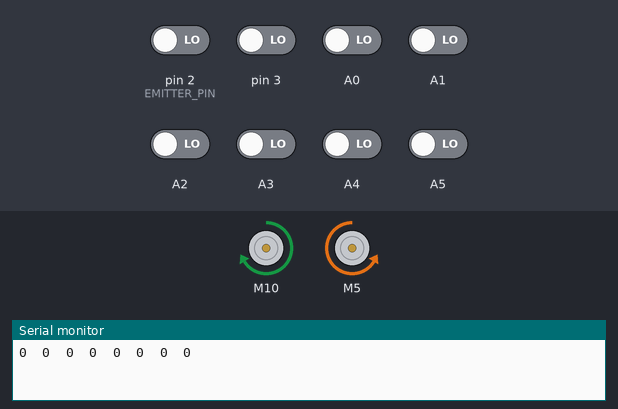
The sketch below on a simulated Arduino Uno, built with avr-gcc and run on an emulated ATmega328P. On the bench: 2 × DC motor (green arrow = forward, orange = backward, longer = faster), the last lines printed to the serial monitor. The inputs (shaded band) are chosen by the test bench; at power-on: A0–5, pin 2 (EMITTER_PIN), pin 3 LOW.

Above: at 5.7 s.
5.8 s: A5 driven HIGH
At 7.3 s:
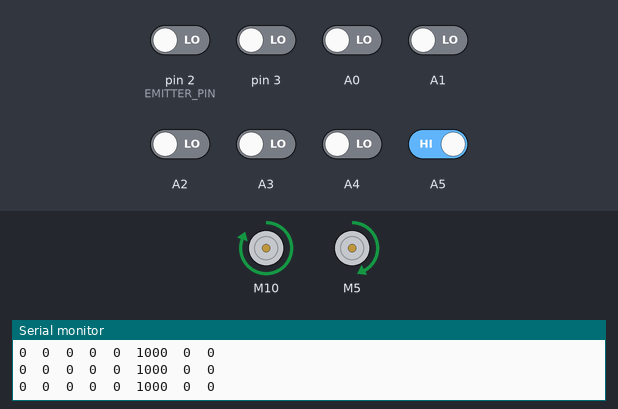
7.6 s: pin 2 (EMITTER_PIN) driven HIGH
At 8.1 s:
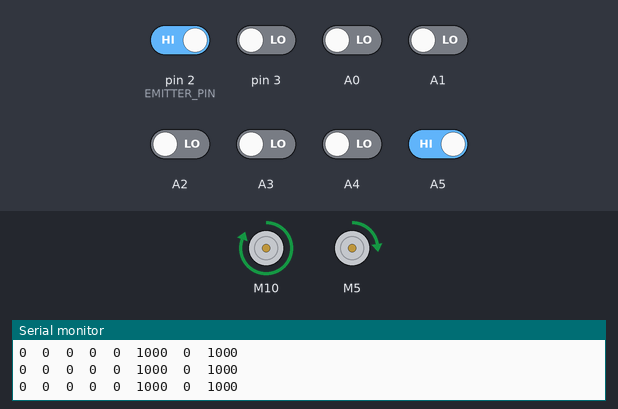
10.6 s: A0 driven HIGH
At 11.3 s:
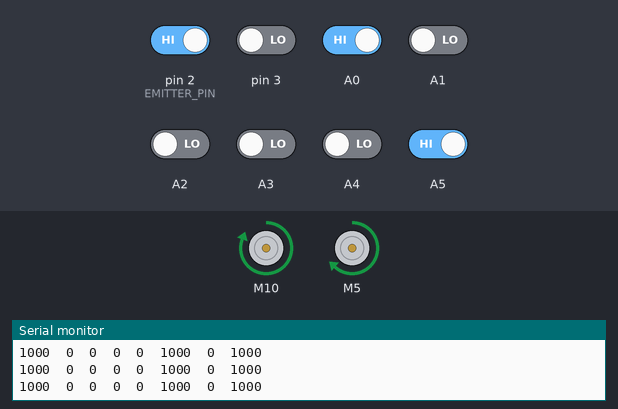
13.6 s: pin 3 driven HIGH
At 14.7 s:
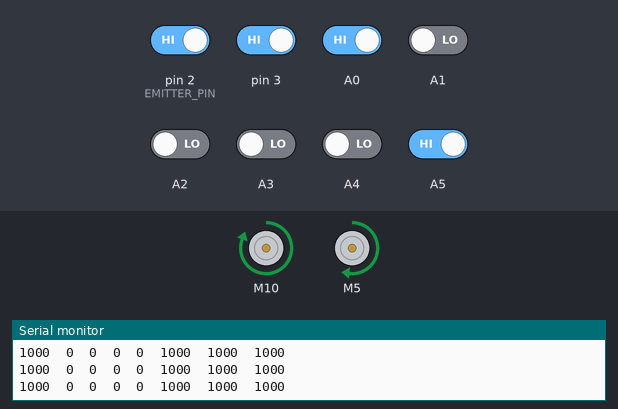
15.1 s: A2 driven HIGH
At 16.4 s:
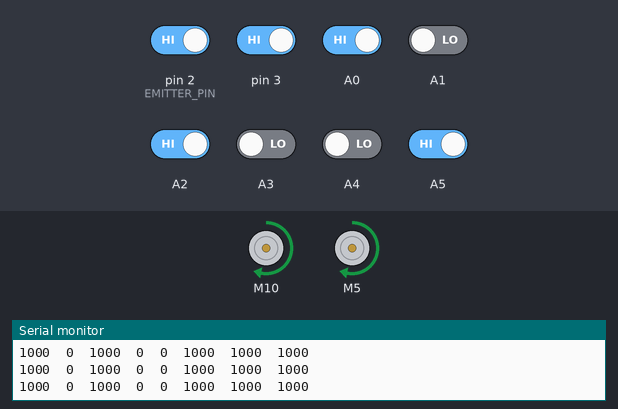
18.1 s: pin 3 driven LOW
At 19.6 s:
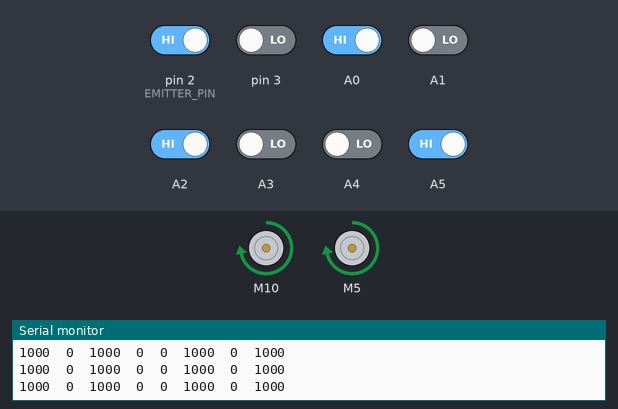
Timing chart, 0 to 20.6 s (numbered marks = the images above; inputs shaded):
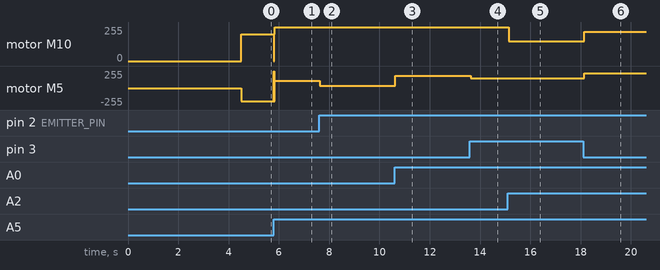

Measured:
- after the input at 5.8 s, motor M10: forward 200/255 → forward 255/255 at once; motor M5: backward 200/255 → forward 108/255 at once
- after the input at 7.6 s, motor M5: forward 108/255 → forward 33/255 at once
- after the input at 10.6 s, motor M5: forward 33/255 → forward 183/255 at once
- after the input at 13.6 s, motor M5: forward 183/255 → forward 145/255 at once
- after the input at 15.1 s, motor M10: forward 255/255 → forward 150/255 at once; motor M5: forward 145/255 → forward 150/255 at once
- after the input at 18.1 s, motor M10, motor M5: forward 150/255 → forward 220/255 at once

The sketch:

proper_turn.ino
```cpp
#include <QTRSensors.h>
#include <DRV8833.h>

#define KP 0.075
#define KD 0
#define KI 1/10000

#define normal_speed 220
#define max_speed 255
#define NUM_SENSORS   8
#define TIMEOUT       2500
#define EMITTER_PIN   2
//
//// Create an instance of the DRV8833:
DRV8833 driver = DRV8833();
const int inputA1 = 5, inputA2 = 6, inputB1 = 10, inputB2 = 11;
QTRSensorsRC qtrrc((unsigned char[]) {A0,A1,A2,A3,A4,A5,3,2},
  NUM_SENSORS, TIMEOUT, EMITTER_PIN);

unsigned int sensors[NUM_SENSORS];
unsigned int position=0;
unsigned int lastpos=0;
int error,motorspeed,lms,rms,lasterror;

void setup() {
Serial.begin(9600);


  for (int i = 0; i < 100; i++)  // make the calibration take about 10 seconds
  {
    qtrrc.calibrate();     delay(20);

  }

  driver.attachMotorA(inputA1, inputA2);
  driver.attachMotorB(inputB1, inputB2);
}

void loop() {
  // put your main code here, to run repeatedly:
    position = qtrrc.readLine(sensors);
  //Serial.println(position);
  for (unsigned char i = 0; i < NUM_SENSORS; i++)
  {
    Serial.print(sensors[i]);
    Serial.print('\t');
  }Serial.print('\n');


   int left=0,right=0,flag=0,straight=0,left_angled=0,right_angled=0;

   if(sensors[1]<200 && sensors[6]<200 && sensors[3]<200 && sensors[4]<200)
{
  uturn();

}

if(sensors[2]>200 && sensors[6] >200 )
{right=1;
 flag=1;
forward();
 delay(2);  //BRRODA VERIFY
 qtrrc.read(sensors);
 if(sensors[1]>200 && sensors[5]>200)
{left=1;  // define
}
}


if(sensors[1]>200 && sensors[5]>200)
{left=1;  // define
flag=1;
 forward();
 delay(2);  //BRRODA VERIFY
 qtrrc.read(sensors);
 if(sensors[2]>200 && sensors[6
 ]>200)
{right=1;  // define
}
}

if(flag==1)
{
 while(1)
  {
  qtrrc.readLine(sensors);
  forward();
  if(sensors[4]<200 && sensors[3]<200)
  break;
  if(sensors[0]<200 && sensors[5]<200)
  break;
  }
 // delay(320);
 qtrrc.readLine(sensors);
  delay(5);  //faltu extra
 // impulse_stop();
 /*
if(sensors[5]>200)
{left_angled=1;
left=0;*/

}

if (sensors[0]<200 && sensors[1]<200 && sensors[2]<200 &&sensors[3]<200 && sensors[4]<200 && sensors[5]<200 && sensors[7]<200 &&sensors[6]<200)
{
}
else
{straight=1;

}

if(left==1)
{leftturn();
}

else if(straight==1)
{
}
else if(right==1)
{rightturn();
}


 follow_segment();


}

void follow_segment(){


  error = position - 3500;
//  integral+=error;
//+integral * KI
  motorspeed = KP * error + KD * (error - lasterror);
  lasterror = error;
//lastpos=position;

 lms= normal_speed+motorspeed;
  rms= normal_speed-motorspeed;

  if(lms>max_speed)
  lms=max_speed;
  if(lms<0)
  lms=0;
  if(rms>max_speed)
  rms=max_speed;
  if(rms<0)
  rms=0;


  driver.motorBForward(lms);
  driver.motorAForward(rms);


}


void leftturn()
{
  driver.motorBReverse(200);
  driver.motorAForward(200);

 // delay(300);    //DOUBLE CHECK BRODA
  qtrrc.readLine(sensors);
  while(sensors[2]<200)
  {qtrrc.readLine(sensors);
  }
  }

void rightturn()
{
  driver.motorBForward(200);
  driver.motorAReverse(200);
  //delay(300);    //DOUBLE CHECK BRODA
  qtrrc.readLine(sensors);
  while(sensors[5]<200)
  {qtrrc.readLine(sensors);
  }
  }

   void forward()
  {  driver.motorBForward(150);
  driver.motorAForward(150);
  }

   void uturn()
  {
  driver.motorBForward(200);
  driver.motorAReverse(200);

  qtrrc.readLine(sensors);
  while(sensors[5]<200)
  {qtrrc.readLine(sensors);
  }
    }
```
